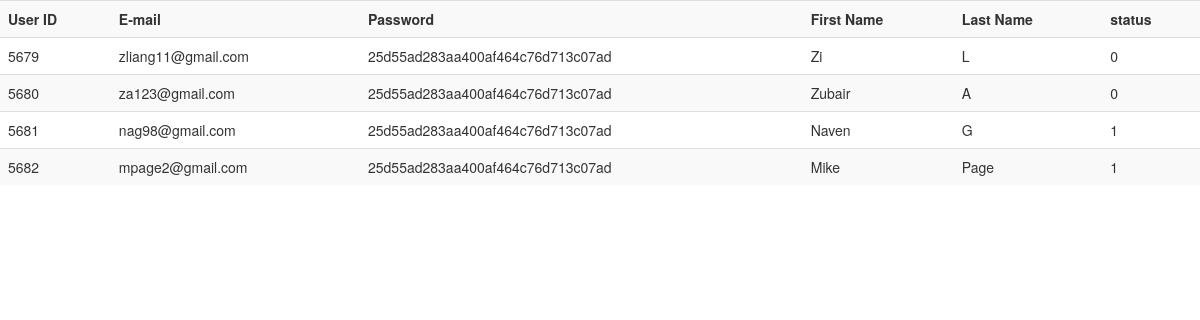
Screenshot of /milestone3/TaskD/show_user.php with the database file from the repository.
### tables this page shows
CREATE TABLE Users(
    userID INT(11) NOT NULL, 
    email VARCHAR(50) NOT NULL , 
    password VARCHAR(50) NOT NULL , 
    firstName VARCHAR(25) NOT NULL , 
    lastName VARCHAR(25) NOT NULL , 
    status INT(1) NOT NULL , 
    PRIMARY KEY (userID)
    );

### milestone3/TaskD/show_user.php (the view, shortened to what this page needs)
<!DOCTYPE html>
<html>
<head>
    <link rel="stylesheet" href="https://maxcdn.bootstrapcdn.com/bootstrap/3.3.7/css/bootstrap.min.css">
    <link rel="stylesheet" href="https://maxcdn.bootstrapcdn.com/bootstrap/3.3.7/css/bootstrap-theme.min.css">
</head>
<body>
<?php
require_once('setupdb.php');
$sql = "SELECT * FROM Users;";
$result = mysqli_query($conn, $sql);
if ($result->num_rows > 0){
?>
<table class="table table-striped">
    <tr>
        <th>User ID</th>
        <th>E-mail</th>
        <th>Password</th>
        <th>First Name</th>
        <th>Last Name</th>
        <th>status</th>
    </tr>
    <?php
    while ($row= mysqli_fetch_assoc($result)) {
        ?>
        <tr>
            <td><?php echo $row['userID'] ?></td>
            <td><?php echo $row['email'] ?></td>
            <td><?php echo $row['password'] ?></td>
            <td><?php echo $row['firstName'] ?></td>
            <td><?php echo $row['lastName'] ?></td>
            <td><?php echo $row['status'] ?></td>        </tr>
        <?php
    }
    }else {
        echo "<p>Item not found.</p>";
    }
?>
</table>
</body>
</html>

### rows the page displays
users: userID "5679", email "zliang11@gmail.com", password "25d55ad283aa400af464c76d713c07ad", firstName "Zi", lastName "L", status "0"
users: userID "5680", email "za123@gmail.com", password "25d55ad283aa400af464c76d713c07ad", firstName "Zubair", lastName "A", status "0"
users: userID "5681", email "nag98@gmail.com", password "25d55ad283aa400af464c76d713c07ad", firstName "Naven", lastName "G", status "1"
users: userID "5682", email "mpage2@gmail.com", password "25d55ad283aa400af464c76d713c07ad", firstName "Mike", lastName "Page", status "1"
